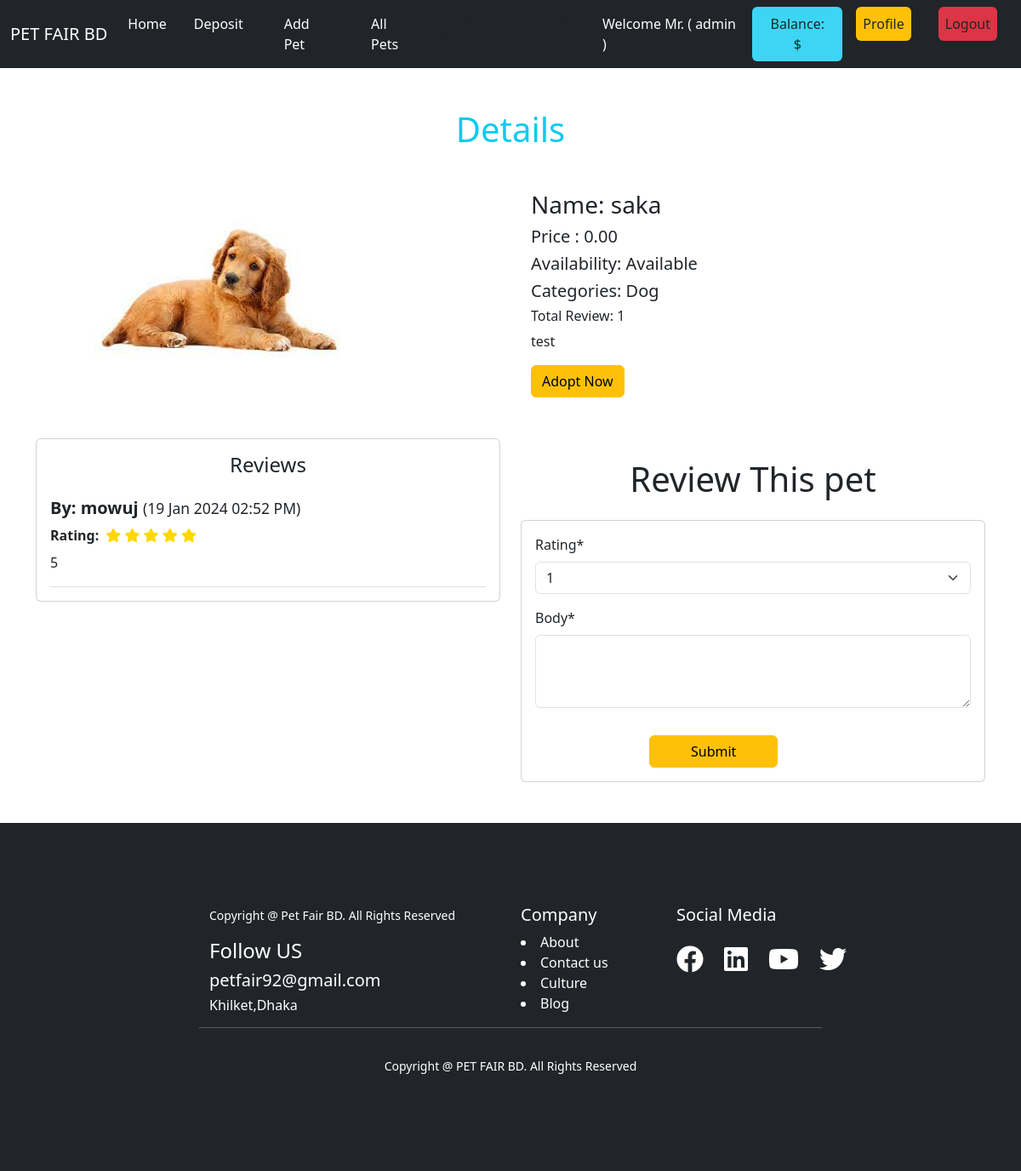
The app's page /pet/pet_detail/1 (signed in) with its own data.
### pet/models.py (models this page shows, shortened)
class Pet(models.Model):
    name=models.CharField(max_length=50)
    user=models.ForeignKey(User,on_delete=models.CASCADE,null=True,blank=True)
    description=models.TextField()
    category=models.ManyToManyField(Category,related_name='pets')
    price = models.DecimalField(decimal_places=2,max_digits=12,default=0)
    image = models.ImageField(upload_to='pet/images',null=True,blank=True)
    availability=models.BooleanField(default=True)

class Category(models.Model):
    name=models.CharField(max_length=50)
    slug=models.SlugField(max_length=50,unique=True)

class Review(models.Model):
    user = models.ForeignKey(
        User, related_name="reviews", on_delete=models.CASCADE)
    pet = models.ForeignKey(
        Pet, related_name='reviews', on_delete=models.CASCADE)
    rating = models.IntegerField(choices=RATING)
    body = models.TextField()
    models.DateTimeField(auto_now_add=True)
    timestamps = models.DateTimeField(auto_now_add=True)

### pet/views.py (the view, shortened to what this page needs)
# urls.py: path('pet_detail/<int:id>', PetDetailView.as_view(), name="pet_detail"),
@method_decorator(login_required, name='dispatch')
class PetDetailView(DetailView):
    model = Pet
    pk_url_kwarg = 'id'
    template_name = 'pet/pet_detail.html'
    context_object_name = 'pet'
    def get_context_data(self, **kwargs):
        context = super().get_context_data(**kwargs)
        review = self.object.reviews.all()
        review_form = ReviewForm()
        context['review'] = review
        context['review_form'] = review_form
        return context

### pet/forms.py
class ReviewForm(forms.ModelForm):
    rating = forms.ChoiceField(choices=RATING)
    body = forms.CharField(widget=forms.Textarea(attrs={'rows': 3}))
    class Meta:
        model = Review
        fields = ['rating','body']

### pet/templates/pet/pet_detail.html (shortened to what this page needs)
{% extends "base.html" %}
{% load crispy_forms_tags %}
{% block content %}
<div class="container">
  <h1 class="text-center text-info my-5">Details</h1>
<div class="rows">
  <div class="d-flex justify-content-center align-items-center gap-5 mt-5 col-10 m-auto">
  <div class="col-6">
    <img src="{{pet.image.url}}" alt="" class="w-80">
  </div>
  <div class="col-6">
    <h3>Name: {{pet.name}}</h3>
    <h5>Price : {{pet.price}}</h5>
    <h5>
    {% if pet.availability %}
        Availability: Available
    {% else %}
        Availability: Not Available
    {% endif %}
</h5>
    <h5>Categories: {% for cat in pet.category.all %} {{cat.name}} {% if not forloop.last %}, {% endif %} {% endfor %}</h5>
    <h6>Total Review: {{ review | length }}</h6>
    <p>{{pet.description}}</p>
    {% if pet.availability %}
        <form action="{% url 'buy_pet' pet.id %}" method="post">
  <input type="submit" class="btn btn-warning" value="Adopt Now">
</form>
    {% endif %}
  </div>
</div>
</div>
<div class="row mt-5">
  <div class="col-6">
    <div class="card">
  <div class="card-body">
    <h4 class="card-title text-center">Reviews</h4>
    {% for review_item in review %}
      <div class="border-bottom py-3">
        <div class="mb-2">
          <h5 class="m-0 fw-bold">By: {{ review_item.user.username }} <small class="fw-normal">({{ review_item.timestamps|date:"d M Y h:i A" }})</small> </h5>
        </div>
        <div class="d-flex align-items-center mb-2">
          <p class="m-0 me-2 fw-bold">Rating:</p>
          <div class="star-rating">
            {% for _ in "x"|ljust:review_item.rating|slice:":5" %}
              <i class="fa fa-star" style="color: gold;"></i>
            {% endfor %}
          </div>
        </div>
        <p class="m-0">{{ review_item.body }}</p>
      </div>
    {% endfor %}
  </div>
</div>
  </div>
  <div class="col-6 mb-5">
    <h1 class="text-center my-4">Review This pet</h1>
    <div class="card">
      <div class="card-body">
        <form action="" class="w-100" method="post">
          {{ review_form | crispy }}
          <div class="row justify-content-center">
                <div class="col-6">
                    <input class="btn btn-warning btn-block mt-3 px-5" type="submit" value="Submit" />
                </div>
            </div>
        </form>
      </div>
    </div>
  </div>
</div>
</div>
{% endblock content %}

### core/templates/navbar.html (shortened to what this page needs)
 <nav class="navbar navbar-expand-lg navbar-dark bg-dark">
  <div class="container-fluid">
    <a class="navbar-brand" href="#">PET FAIR BD</a>
    <div class="collapse navbar-collapse" id="navbarSupportedContent">
      <ul class="navbar-nav me-auto mb-2 mb-lg-0">
        <li class="nav-item">
          <a class="nav-link active" aria-current="page" href="{% url 'home' %}">Home</a>
        </li>
        {% if request.user.is_authenticated %}
          <li class="nav-item mx-3">
          <a class="nav-link active" aria-current="page" href="{% url 'deposit' %}">Deposit</a>
        </li>
          <li class="nav-item mx-3">
          <a class="nav-link active" aria-current="page" href="{% url 'add_pet' %}">Add Pet</a>
        </li>
          <li class="nav-item mx-3">
          <a class="nav-link active" aria-current="page" href="{% url 'all_pets' %}">All Pets</a>
        </li>
          {% endif %}
      </ul>
      <div class="d-flex">
        <ul class="navbar-nav me-auto mb-2 mb-lg-0">
          {% if request.user.is_authenticated %}li class="nav-item mx-3">
          <a class="nav-link active text-white px-3" aria-current="page" href="">Welcome Mr. ( {{request.user.username}} )</a>
          <a class="nav-link active btn btn-info text-dark px-3" aria-current="page" href="">Balance: $ {{request.user.customer.balance}}</a>
          <li class="nav-item mx-3">
          <a class="nav-link active btn btn-outline-warning text-dark" aria-current="page" href="{% url 'profile' %}">Profile</a>
        </li>
          <li class="nav-item mx-3">
          <a class="nav-link active btn btn-outline-danger text-dark" aria-current="page" href="{% url 'logout' %}">Logout</a>
        </li>
          {% endif %}
        </ul>
      </div>
    </div>
  </div>
</nav>

### records on screen
Pet: image (picture), name "saka", price "0.00", description "test"
Category: name "Dog"
Review: user.username "mowuj", timestamps "19 Jan 2024 02:52 PM", rating 5 (drawn), body "5"

### other values on screen
{{ request.user.username }} "admin"
{{ review | length }} "1"
